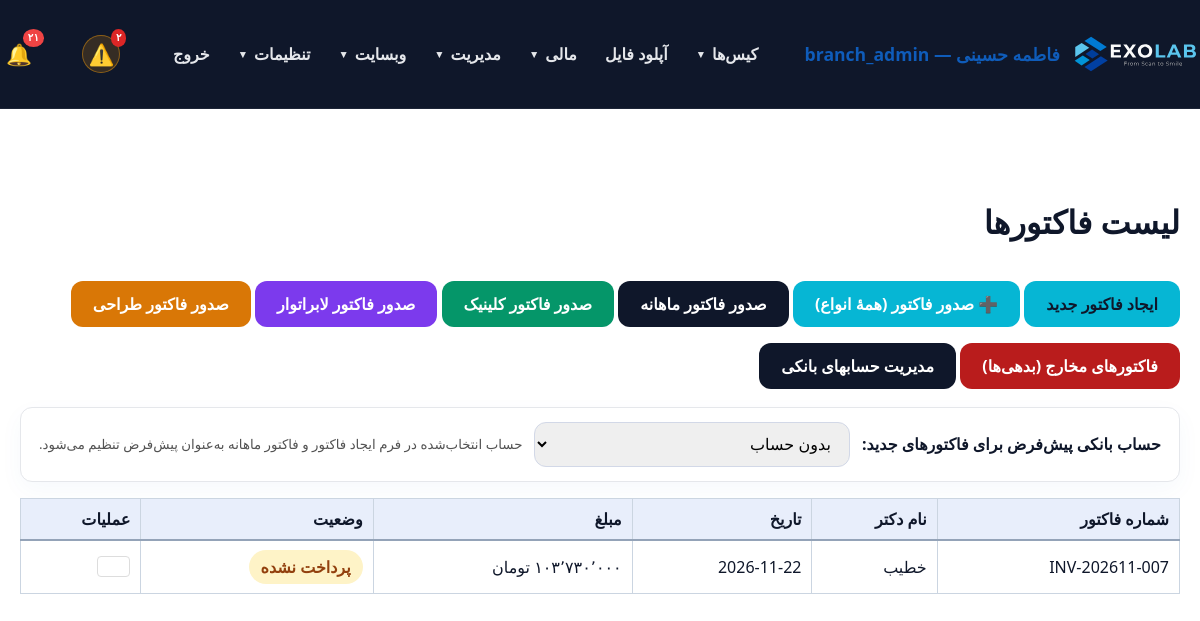
Page /panel/invoices.php (signed in) on the committed database.
### tables this page shows
CREATE TABLE `users` (
  `id` int(11) NOT NULL AUTO_INCREMENT,
  `username` varchar(100) NOT NULL,
  `password_hash` varchar(255) NOT NULL,
  `full_name` varchar(255) NOT NULL,
  `email` varchar(255) DEFAULT NULL,
  `phone` varchar(20) DEFAULT NULL,
  `role` enum('admin','doctor','staff','secretary','designer','technician','operator','powder','courier','finance','outsource_lab','customer_lab','partner_lab','clinic','branch_admin') NOT NULL DEFAULT 'staff',
  `branch_id` int(11) DEFAULT NULL,
  `clinic_id` int(11) DEFAULT NULL,
  `lab_id` int(11) DEFAULT NULL,
  `is_designer` tinyint(1) NOT NULL DEFAULT 0,
  `is_default_designer` tinyint(1) NOT NULL DEFAULT 0,
  `active` tinyint(1) DEFAULT 1,
  `last_login` datetime DEFAULT NULL,
  `created_at` datetime DEFAULT current_timestamp(),
  `updated_at` datetime DEFAULT current_timestamp() ON UPDATE current_timestamp(),
  `notes` text DEFAULT NULL,
  PRIMARY KEY (`id`),
  UNIQUE KEY `username` (`username`),
  KEY `idx_users_clinic_id` (`clinic_id`),
  KEY `idx_users_is_designer` (`is_designer`),
  CONSTRAINT `fk_users_clinic` FOREIGN KEY (`clinic_id`) REFERENCES `users` (`id`) ON DELETE SET NULL ON UPDATE CASCADE
);

CREATE TABLE `doctor_invoices` (
  `id` int(11) NOT NULL AUTO_INCREMENT,
  `branch_id` int(11) DEFAULT NULL,
  `invoice_number` varchar(50) NOT NULL,
  `doctor_id` int(11) DEFAULT NULL,
  `doctor_name` varchar(255) NOT NULL,
  `doctor_phone` varchar(20) DEFAULT NULL,
  `doctor_email` varchar(120) DEFAULT NULL,
  `total_amount` decimal(15,2) DEFAULT NULL,
  `payment_status` varchar(20) DEFAULT 'unpaid',
  `invoice_date` date DEFAULT NULL,
  `due_date` date DEFAULT NULL,
  `notes` text DEFAULT NULL,
  `bank_account_id` int(11) DEFAULT NULL,
  `created_at` datetime DEFAULT current_timestamp(),
  `updated_at` datetime DEFAULT current_timestamp() ON UPDATE current_timestamp(),
  PRIMARY KEY (`id`),
  UNIQUE KEY `invoice_number` (`invoice_number`),
  KEY `fk_invoices_user` (`doctor_id`),
  KEY `fk_invoice_bank_account` (`bank_account_id`),
  CONSTRAINT `fk_invoices_user` FOREIGN KEY (`doctor_id`) REFERENCES `users` (`id`) ON UPDATE CASCADE
);

### panel/invoices.php (the view, shortened to what the rows shown need)
<?php
require_once __DIR__ . '/auth.php';
require_login();
$user = current_user();
$isAdmin = is_admin();
$isDoctor = ($user['role'] === 'doctor');
$isDesigner = ($user['role'] === 'designer');
$isLab = in_array($user['role'] ?? '', ['outsource_lab', 'partner_lab', 'customer_lab', 'lab'], true);
$isOwnView = $isDoctor || $isDesigner || $isLab;
$doctorId = $isDoctor ? $user['id'] : null;
if ($isDesigner || $isLab) {
    if (!has_permission('view_own_invoices') && !has_permission('view_invoices') && !is_admin()) {
        http_response_code(403);
        die('دسترسی غیرمجاز');
    }
    $invoices = $isDesigner
        ? getInvoicesForDesigner((int) $user['id'])
        : getInvoicesForLab((int) $user['id']);
} else {
    $invBranchFilter = '';
    $invBranchParams = [];
    if (is_branch_scoped() && !$isDoctor) {
        $bid = currentBranchId();
        $granted = accessibleDoctorIds();
        $invBranchFilter = ' AND (i.branch_id IS NULL OR i.branch_id = ' . (int) $bid;
        if (!empty($granted)) {
            $ph = implode(',', array_fill(0, count($granted), '?'));
            $invBranchFilter .= " OR i.doctor_id IN ({$ph})";
            $invBranchParams = array_merge($invBranchParams, $granted);
        }
        $invBranchFilter .= ')';
    }
    if ($isDoctor) {
        $invoices = getInvoicesForDoctor($doctorId);
    } else {
        $stmt = db()->prepare(
            "SELECT i.*, COALESCE(u.full_name, i.doctor_name) AS doctor_name
             FROM doctor_invoices i
             LEFT JOIN users u ON i.doctor_id = u.id
             WHERE 1=1{$invBranchFilter}
             ORDER BY i.invoice_date DESC, i.id DESC"
        );
        $stmt->execute($invBranchParams);
        $invoices = $stmt->fetchAll();
    }
}
$pdfFile = $isDesigner ? 'designer_invoice_pdf.php' : ($isLab ? 'outsource_invoice_pdf.php' : 'invoice_pdf.php');
panel_layout_start($isOwnView ? 'فاکتورهای من' : 'لیست فاکتورها');
?>
<table class="datatable display" data-order="<?= $isAdmin ? '2,0' : '1,0' ?>">
    <thead>
    <tr>
        <th>شماره فاکتور</th>
        <?php if ($isAdmin): ?><th>نام دکتر</th><?php endif; ?>
        <th>تاریخ</th>
        <th>مبلغ</th>
        <th>وضعیت</th>
        <th>عملیات</th>
    </tr>
    </thead>
    <tbody>
    <?php foreach ($invoices as $invoice): ?>
        <tr>
            <td><?= htmlspecialchars($invoice['invoice_number']) ?></td>
            <?php if ($isAdmin): ?><td><?= htmlspecialchars($invoice['doctor_name']) ?></td><?php endif; ?>
            <td data-sort="<?= htmlspecialchars($invoice['invoice_date']) ?>"><?= toJalaliDateFormatted($invoice['invoice_date']) ?></td>
            <td data-sort="<?= (float)$invoice['total_amount'] ?>"><?= formatAmountToman($invoice['total_amount']) ?></td>
            <td><span class="badge" style="background: <?= $invoice['payment_status'] === 'paid' ? '#dcfce7' : '#fef3c7' ?>; color: <?= $invoice['payment_status'] === 'paid' ? '#166534' : '#92400e' ?>;">
                <?= $invoice['payment_status'] === 'paid' ? 'پرداخت شده' : 'پرداخت نشده' ?>
            </span></td>
            <td class="actions">
                <?php if ($isAdmin):
                    $pdfLink = '<a class="action-icon" href="invoice_pdf.php?id=' . $invoice['id'] . '" target="_blank">' . svg_icon('pdf', 'icon-sm') . '</a>';
                    echo action_dropdown(null, 'invoice_form.php?id=' . $invoice['id'], 'delete_invoice.php', $invoice['id'], $pdfLink);
                else: ?>
                    <a class="btn" href="<?= $pdfFile ?>?id=<?= $invoice['id'] ?>" target="_blank">PDF</a>
                <?php endif; ?>
            </td>
        </tr>
    <?php endforeach; ?>
    </tbody>
</table>
<?php panel_layout_end(); ?>

### panel/auth.php (shortened to what the rows shown need)
<?php
require_once __DIR__ . '/db.php';
require_once __DIR__ . '/../includes/helpers.php';
function current_user() {
    static $user = null;
    if ($user !== null) return $user;
    $stmt = db()->prepare('SELECT * FROM users WHERE id = ? AND active = 1 LIMIT 1');
    $stmt->execute([(int)$_SESSION[USER_SESSION_KEY]]);
    $user = $stmt->fetch();
    return $user;
}
function is_logged_in() {
    return current_user() !== null;
}
function is_admin(): bool {
    $user = current_user();
    return $user['role'] === 'admin' || $user['role'] === 'branch_admin';
}
function is_branch_scoped(): bool {
    $user = current_user();
    return !empty($user['branch_id']);
}
function has_permission($permission) {
    $user = current_user();
    $perms = $GLOBALS['role_permissions'][$user['role']] ?? [];
    return in_array('*', $perms) || in_array($permission, $perms);
}
function require_login() {
    if (!is_logged_in()) {
        $target = getLoginRedirectUrl();
        if ($target !== '') {
            $_SESSION['login_redirect'] = $target;
        }
        header('Location: login.php');
        exit;
    }
}
function panel_layout_start($title = 'پنل مدیریت') {
    $user = current_user();
    ?>
    <!DOCTYPE html>
    <html lang="fa" dir="rtl">
    <head>
        <link rel="stylesheet" href="../assets/css/style.css">
        <link rel="stylesheet" href="../assets/css/datatables.min.css">
    </head>
    <body>
    <header class="site-header">
        <div class="container" style="justify-content: space-between;">
            <a class="brand" href="dashboard.php">
                <img src="../assets/icons/EXOLAB_LOGO_HORIZENTAL.svg" alt="EXOLAB" class="site-logo">
                <span><?= $user ? htmlspecialchars($user['full_name']) . ' — ' . $user['role'] : 'پنل' ?></span>
            </a>
        </div>
    </header>
    <main class="section">
        <div class="container">
            <h2><?= htmlspecialchars($title) ?></h2>
    <?php
}
function panel_layout_end() {
    ?>
        </div>
    </main>
    </body>
    </html>
    <?php
}

### rows in the picture
users: full_name "فاطمه حسینی", role "branch_admin"
doctor_invoices: invoice_number "INV-202611-007", doctor_name "خطیب", invoice_date "2026-11-22", total_amount "۱۰۳٬۷۳۰٬۰۰۰ تومان", payment_status "پرداخت نشده"

### other values in the picture
toPersianDigits($notifCount > 99 ? '99+' : $notifCount) "۲۱"
$title "لیست فاکتورها"
